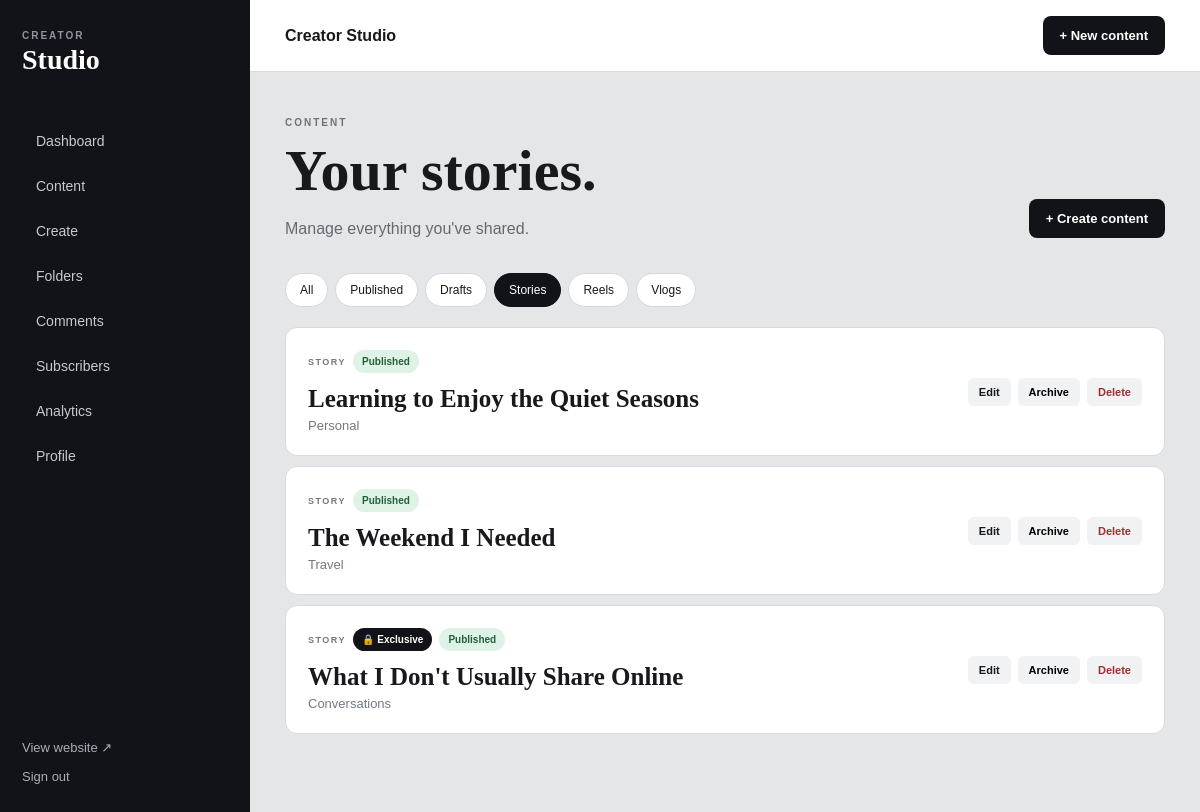
Page /admin/content?type=story (signed in) on the committed database.
### models.py (models this page shows)
class ContentPost(db.Model):
    __tablename__ = "content_posts"
    id = db.Column(
        db.Integer,
        primary_key=True,
    )
    category_id = db.Column(
        db.Integer,
        db.ForeignKey(
            "content_categories.id",
            ondelete="SET NULL",
        ),
        nullable=True,
        index=True,
    )
    title = db.Column(
        db.String(200),
        nullable=False,
    )
    slug = db.Column(
        db.String(220),
        unique=True,
        nullable=False,
        index=True,
    )
    excerpt = db.Column(
        db.Text,
        nullable=True,
    )
    body = db.Column(
        db.Text,
        nullable=True,
    )
    cover_image_url = db.Column(
        db.Text,
        nullable=True,
    )
    content_type = db.Column(
        db.String(30),
        nullable=False,
        default="story",
        index=True,
    )
    access_level = db.Column(
        db.String(30),
        nullable=False,
        default="public",
        index=True,
    )
    status = db.Column(
        db.String(30),
        nullable=False,
        default="draft",
        index=True,
    )
    is_featured = db.Column(
        db.Boolean,
        default=False,
        nullable=False,
    )
    published_at = db.Column(
        db.DateTime(timezone=True),
        nullable=True,
        index=True,
    )
    created_at = db.Column(
        db.DateTime(timezone=True),
        default=utc_now,
        nullable=False,
    )
    updated_at = db.Column(
        db.DateTime(timezone=True),
        default=utc_now,
        onupdate=utc_now,
        nullable=False,
    )
    category = db.relationship(
        "ContentCategory",
        backref=db.backref(
            "posts",
            lazy=True,
        ),
    )

class ContentCategory(db.Model):
    __tablename__ = "content_categories"
    id = db.Column(
        db.Integer,
        primary_key=True,
    )
    name = db.Column(
        db.String(100),
        nullable=False,
    )
    slug = db.Column(
        db.String(120),
        unique=True,
        nullable=False,
        index=True,
    )
    description = db.Column(
        db.Text,
        nullable=True,
    )
    is_active = db.Column(
        db.Boolean,
        default=True,
        nullable=False,
    )
    display_order = db.Column(
        db.Integer,
        default=0,
        nullable=False,
    )
    created_at = db.Column(
        db.DateTime(timezone=True),
        default=utc_now,
        nullable=False,
    )

### routes/admin.py (the view)
@admin_bp.route(
    "/content"
)
@admin_required
def content_list():
    status = (
        request.args
        .get(
            "status",
            "",
        )
        .strip()
    )
    content_type = (
        request.args
        .get(
            "type",
            "",
        )
        .strip()
    )
    query = (
        ContentPost.query
    )
    if status in {
        "draft",
        "published",
        "archived",
    }:
        query = (
            query.filter_by(
                status=status
            )
        )
    if content_type in {
        "story",
        "reel",
        "vlog",
    }:
        query = (
            query.filter_by(
                content_type=(
                    content_type
                )
            )
        )
    posts = (
        query
        .order_by(
            ContentPost
            .created_at
            .desc()
        )
        .all()
    )
    return render_template(
        "admin/content_list.html",
        posts=posts,
        selected_status=status,
        selected_type=(
            content_type
        ),
    )

### routes/admin.py (called while the page is built, shortened)
def admin_required(view):
    @wraps(view)
    def wrapped_view(
        *args,
        **kwargs,
    ):
        admin_id = session.get(
            "admin_user_id"
        )
        admin = db.session.get(
            AdminUser,
            admin_id,
        )
        return view(
            *args,
            **kwargs,
        )
    return wrapped_view

### templates/admin/content_list.html (shortened to what this page needs)
{% extends "admin/base.html" %}
{% block content %}
<div class="page-heading split">
    <div>
        <span class="eyebrow">
            CONTENT
        </span>
        <h1>
            Your stories.
        </h1>
        <p>
            Manage everything you've shared.
        </p>
    </div>
    <a
        href="{{ url_for('admin.content_new') }}"
        class="primary-action"
    >
        + Create content
    </a>
</div>
<div class="filter-bar">
    <a
        href="{{ url_for('admin.content_list') }}"
        class="{% if not selected_status and not selected_type %}active{% endif %}"
    >
        All
    </a>
    <a
        href="{{ url_for(
            'admin.content_list',
            status='published'
        ) }}"
        class="{% if selected_status == 'published' %}active{% endif %}"
    >
        Published
    </a>
    <a
        href="{{ url_for(
            'admin.content_list',
            status='draft'
        ) }}"
        class="{% if selected_status == 'draft' %}active{% endif %}"
    >
        Drafts
    </a>
    <a
        href="{{ url_for(
            'admin.content_list',
            type='story'
        ) }}"
        class="{% if selected_type == 'story' %}active{% endif %}"
    >
        Stories
    </a>
    <a
        href="{{ url_for(
            'admin.content_list',
            type='reel'
        ) }}"
        class="{% if selected_type == 'reel' %}active{% endif %}"
    >
        Reels
    </a>
    <a
        href="{{ url_for(
            'admin.content_list',
            type='vlog'
        ) }}"
        class="{% if selected_type == 'vlog' %}active{% endif %}"
    >
        Vlogs
    </a>
</div>
{% if posts %}
<div class="content-management-list">
    {% for post in posts %}
        <article class="management-card">
            <div class="management-main">
                <div class="management-labels">
                    <span class="content-type">
                        {{ post.content_type }}
                    </span>
                    {% if post.access_level == "subscriber" %}
                        <span class="badge exclusive">
                            🔒 Exclusive
                        </span>
                    {% endif %}
                    <span class="badge {{ post.status }}">
                        {{ post.status }}
                    </span>
                </div>
                <h2>
                    {{ post.title }}
                </h2>
                {% if post.category %}
                    <p>
                        {{ post.category.name }}
                    </p>
                {% endif %}
            </div>
            <div class="management-actions">
                <a
                    href="{{ url_for(
                        'admin.content_edit',
                        post_id=post.id
                    ) }}"
                >
                    Edit
                </a>
                {% if post.status != "archived" %}
                    <form
                        method="POST"
                        action="{{ url_for(
                            'admin.content_archive',
                            post_id=post.id
                        ) }}"
                    >
                        <button type="submit">
                            Archive
                        </button>
                    </form>
                {% endif %}
                <form
                    method="POST"
                    action="{{ url_for(
                        'admin.content_delete',
                        post_id=post.id
                    ) }}"
                    onsubmit="
                        return confirm(
                            'Delete this content permanently?'
                        );
                    "
                >
                    <button
                        type="submit"
                        class="danger-action"
                    >
                        Delete
                    </button>
                </form>
            </div>
        </article>
    {% endfor %}
</div>
{% endif %}
{% endblock %}

### static/css/admin.css (style rules this page uses)
* { box-sizing: border-box; }
body { margin: 0; background: #e4e6e8; color: #17191d; font-family: Arial, Helvetica, sans-serif; }
a { color: inherit; text-decoration: none; }
button, input, textarea, select { font: inherit; }
.create-button, .primary-action { padding: 12px 17px; background: #111318; color: white; border-radius: 8px; font-size: 13px; font-weight: bold; }
.page-heading { margin-bottom: 35px; }
.page-heading.split { display: flex; justify-content: space-between; align-items: flex-end; gap: 30px; }
.eyebrow { display: block; margin-bottom: 9px; color: #6e737a; font-size: 10px; font-weight: bold; letter-spacing: 2px; }
.page-heading h1 { margin: 0; font-family: Georgia, serif; font-size: clamp(38px, 5vw, 58px); }
.page-heading p { margin-bottom: 0; color: #656a71; }
.content-type { color: #747981; font-size: 9px; font-weight: bold; letter-spacing: 1.5px; text-transform: uppercase; }
.badge { padding: 6px 9px; background: #eceef0; border-radius: 999px; font-size: 10px; font-weight: bold; text-transform: capitalize; }
.badge.published { background: #dff2e6; color: #25603b; }
.badge.exclusive { background: #111318; color: white; }
.filter-bar { margin-bottom: 20px; display: flex; flex-wrap: wrap; gap: 7px; }
.filter-bar a { padding: 9px 14px; background: white; border: 1px solid #d5d8dc; border-radius: 999px; font-size: 12px; }
.filter-bar a.active { background: #111318; color: white; border-color: #111318; }
.content-management-list { display: grid; gap: 10px; }
.management-card { padding: 22px; background: white; border: 1px solid #d7dade; border-radius: 12px; display: flex; justify-content: space-between; gap: 25px; }
.management-labels { display: flex; align-items: center; gap: 7px; }
.management-main h2 { margin: 12px 0 5px; font-family: Georgia, serif; font-size: 25px; }
.management-main p { margin: 0; color: #747980; font-size: 13px; }
.management-actions { display: flex; align-items: center; gap: 7px; flex-wrap: wrap; }
.management-actions form { margin: 0; }
.management-actions a, .management-actions button { padding: 8px 11px; background: #f1f2f3; border: 0; border-radius: 6px; font-size: 11px; font-weight: bold; cursor: pointer; }
.management-actions .danger-action { color: #9d3030; }

### rows in the picture
ContentPost: content_type "STORY", status "Published", title "Learning to Enjoy the Quiet Seasons", category.name "Personal"
ContentPost: content_type "STORY", status "Published", title "The Weekend I Needed", category.name "Travel"
ContentPost: content_type "STORY", access_level "🔒 Exclusive", status "Published", title "What I Don't Usually Share Online", category.name "Conversations"
